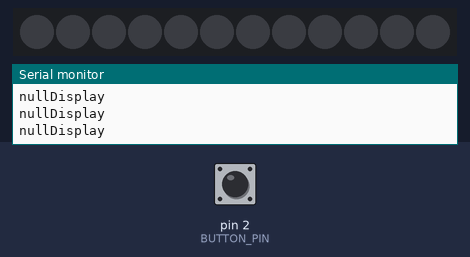
A sketch run on a simulated Arduino Uno, built with avr-gcc and run on an emulated ATmega328P. Parts: 12 RGB LEDs in strip order, left to right, the last lines printed to the serial monitor. Inputs (shaded band) come from the test bench; at power-on: pin 2 (BUTTON_PIN) HIGH. Dim RGB values are drawn brighter than linear.

Above: at 1.2 s.
1.3 s: pin 2 (BUTTON_PIN) pulled LOW for 0.15 s
At 1.36 s:
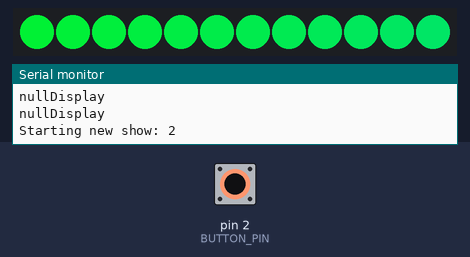
At 2.57 s:
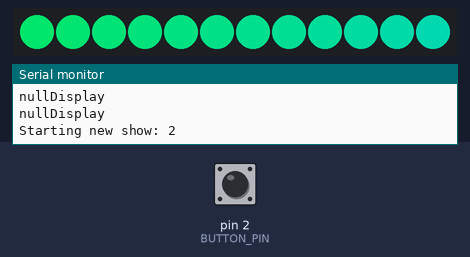
3.1 s: pin 2 (BUTTON_PIN) pulled LOW for 1 s
At 3.9 s:
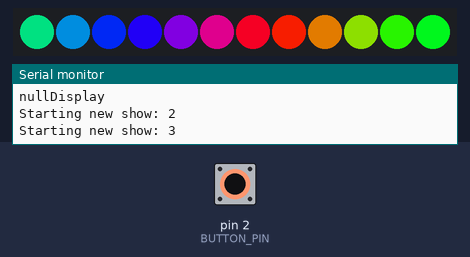

Measured:
- after the input at 1.3 s, the LEDs: change at once (image 1)
- after the input at 3.1 s, the LEDs: first change at once (image 3 shows a later state)

The sketch:

final1.ino
```cpp
#include <Adafruit_NeoPixel.h>

#define BUTTON_PIN   2
#define PIXEL_PIN    5

#define PIXEL_COUNT 12
//#define PIXEL_COUNT 48

//int buttonState = LOW;         // variable for reading the pushbutton status
//int oldButtonState = LOW;

Adafruit_NeoPixel strip = Adafruit_NeoPixel(PIXEL_COUNT, PIXEL_PIN, NEO_GRB + NEO_KHZ800);

bool oldState = HIGH;
int newState = HIGH;
int showType = 0;

void setup() {
  strip.begin();
  strip.show(); // Initialize all pixels to 'off'

  pinMode(BUTTON_PIN, INPUT_PULLUP);
  //  strip.begin();
  //  strip.show(); // Initialize all pixels to 'off'

  Serial.begin(9600);
}

bool buttonHasBeenPressed() {
  // Get current button state.
  bool newState = digitalRead(BUTTON_PIN);

  // Check if state changed from high to low (button press).
  if (newState == LOW && oldState == HIGH) {
    // Short delay to debounce button.
    delay(10);
    // Check if button is still low after debounce.
    newState = digitalRead(BUTTON_PIN);
    oldState = newState;

    if (newState == LOW) {
      return true;
    } else {
      return false;
    }
  } else {
    oldState = newState;
    return false;
  }
}

void loop_TEST() {
  if (buttonHasBeenPressed()) {
    Serial.print("PRESS");
    Serial.println();
  }
}

void loop() {
  showType++;

  Serial.print("Starting new show: ");
  Serial.print(showType);
  Serial.println();

  if (showType > 3)
    showType = 0;

  startShow(showType);
}

void startShow(int i) {
  switch (i) {
    case 1:
      nullDisplay();
      break;

    case 2:
      rainbow(30);
      break;

    case 3:
      rainbowCycle(30);
      break;
  }
}

void nullDisplay() {
  while (true) {
    Serial.println("nullDisplay");
    delay(100);
    if (buttonHasBeenPressed()) {
      return;
    }
  }
}

void rainbow(uint8_t wait) {
  uint16_t i, j; //assigned integer, it is 16 bits large

  for (j = 0; j < 256; j++) {
    for (i = 0; i < strip.numPixels(); i++) {
      strip.setPixelColor(i, Wheel((i + j) & (0, 0, 255)));
    }

    strip.show ();
    //Save the current button state for next time roiund loop:
    //oldState = showType;
    delay(100);
    // Test button, drop out to startShow and loop if pressed.
    if (buttonHasBeenPressed()) {
      return;
    }

  }
  //  for (j = 0; j < 256; j++) {
  //    for (i = 0; i < strip.numPixels(); i++) {
  //      strip.setPixelColor(i, Wheel((i + j) & (0, 0, 255)));
  //    }
  //    strip.show();
  //    delay(100);
  //  }
}


//full colour ring
void rainbowCycle(uint8_t wait) {
  uint16_t i, j;

  for (j = 0; j < 256 * 5; j++) { // 5 cycles of all colors on wheel
    for (i = 0; i < strip.numPixels(); i++) {
      strip.setPixelColor(i, Wheel(((i * 256 / strip.numPixels()) + j) & 255));
    }
    strip.show();
    delay(45); //length of transitions
    //Save the current button state for next time roiund loop:
    //oldButtonState = buttonState;
  }
  //  for (j = 0; j < 256 * 5; j++) { // 5 cycles of all colors on wheel
  //    for (i = 0; i < strip.numPixels(); i++) {
  //      strip.setPixelColor(i, Wheel(((i * 256 / strip.numPixels()) + j) & 255));
  //    }
  //    strip.show();
  //    delay(45); //length of transitions
  //  }
}

// The colours are a transition r - g - b - back to r.
//Wheel positions. Input a value 0 to 155 to get a color value.
uint32_t Wheel(byte WheelPos) {
  WheelPos = 155 - WheelPos;
  if (WheelPos < 85) {
    return strip.Color(255 - WheelPos * 3, 0, WheelPos * 3);
  }
  if (WheelPos < 170) {
    WheelPos -= 85;
    return strip.Color(0, WheelPos * 3, 255 - WheelPos * 3);
  }
  WheelPos -= 170;
  return strip.Color(WheelPos * 3, 255 - WheelPos * 3, 0);
}
```
